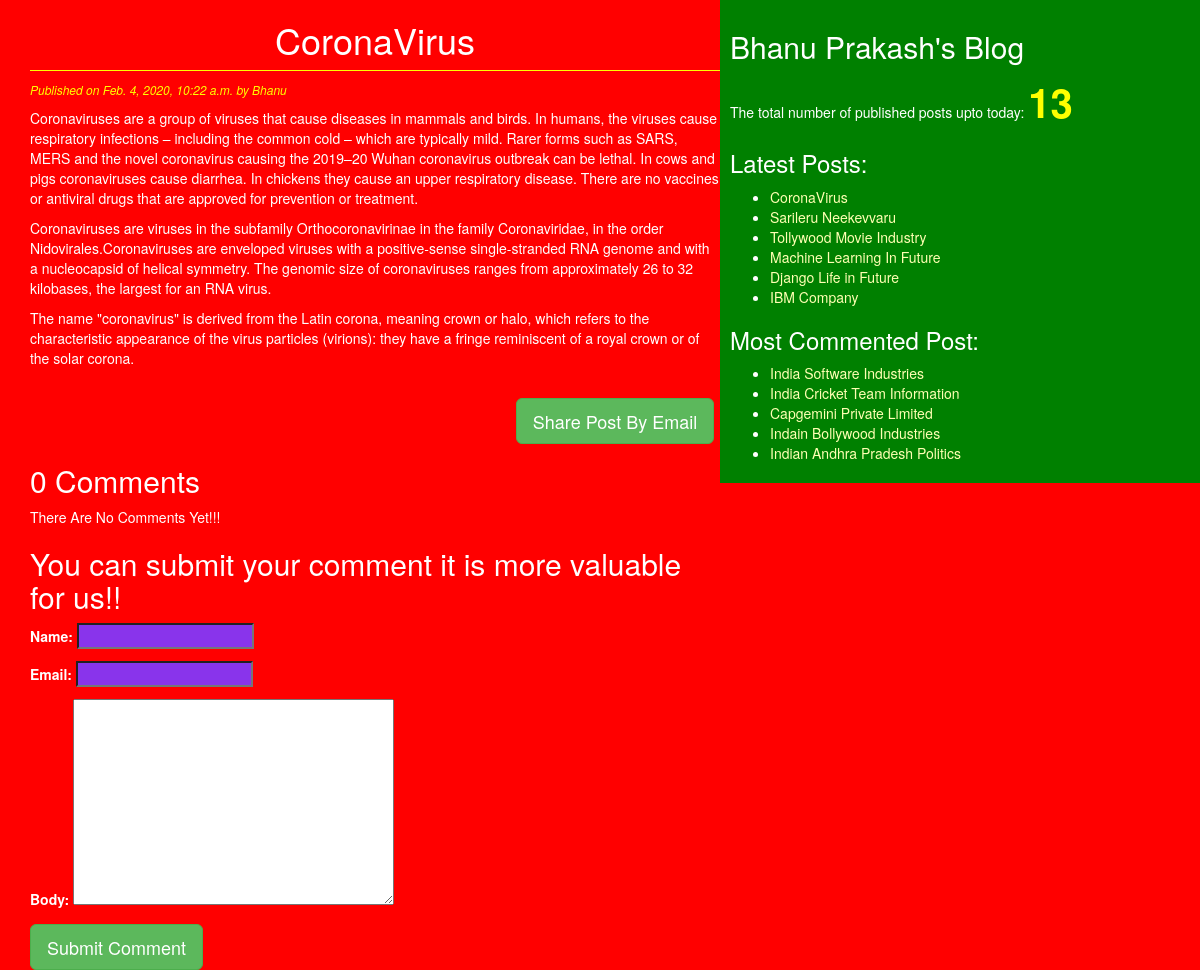
/2020/02/04/coronavirus/, run on the app's committed database.
### blogproject1/models.py (models this page shows, shortened)
class Post(models.Model):
    STATUS_CHOICES=(('draft','Draft')),(('published','Published'))
    title=models.CharField(max_length=256)
    slug=models.SlugField(max_length=264,unique_for_date='published')
    author=models.ForeignKey(User,related_name='blog_posts',on_delete=models.PROTECT)
    body=models.TextField()
    published=models.DateTimeField(default=timezone.now)
    created=models.DateTimeField(auto_now_add=True)
    updated=models.DateTimeField(auto_now=True)
    status=models.CharField(max_length=10,choices=STATUS_CHOICES,default='draft')
    objects = CustomManager()
    tags=TaggableManager()
    class Meta:
        ordering = ('published',)
    def get_absolute_url(self):
        return reverse('post_detail',args=[self.published.year,self.published.strftime('%m'),self.published.strftime('%d'),self.slug])

### blogproject1/views.py (the view)
# urls.py: re_path(r'^(?P<year>\d{4})/(?P<month>\d{2})/(?P<day>\d{2})/(?P<post>[-\w]+)/$', views.post_detail_view, name='post_detail'),
def post_detail_view(request,year,month,day,post):
    post=get_object_or_404(Post,slug=post,
    status='published',
    published__year=year,
    published__month=month,
    published__day=day)
    comments=post.comments.filter(active=True)
    csubmit=False
    if request.method=='POST':
        form=CommentForm(request.POST)
        if form.is_valid():
            new_comment=form.save(commit=False)
            new_comment.post=post
            new_comment.save()
            csubmit=True
    else:
        form=CommentForm()
    return render(request,'blogproject1/post_detail.html',{'post':post,'form':form,'csubmit':csubmit,'comments':comments})

### blogproject1/forms.py
class CommentForm(forms.ModelForm):
    class Meta:
        model = Comment
        fields = ('name', 'email', 'body')

### blogproject1/models.py (called while the page is built)
    def get_queryset(self):
        return super().get_queryset().filter(status='published')

### blogproject1/templatetags/blogproject1_tags.py (called while the page is built)
@register.simple_tag(name='my_tag')
def total_posts():
    return Post.objects.count()

@register.inclusion_tag('blogproject1/latest_post123.html')
def show_latest_posts(count=4):
    latest_posts=Post.objects.order_by('-published')[:count]
    return {'latest_posts':latest_posts}

@register.simple_tag
def get_most_commented_posts(count=5):
    return Post.objects.annotate(total_comments=Count('comments')).order_by('-total_comments')[:count]

### templates/blogproject1/post_detail.html (shortened to what this page needs)
{% extends 'blogproject1/base.html' %}
{% block content_block %}
<h1>{{post.title}}</h1>
<p id='date'>Published on {{post.published}} by {{post.author|title}}</p>
{{post.body|linebreaks}}<br>
<div class="container", align='center'>
  <a href="/{{post.id}}/share" class='btn btn-lg btn-success'>Share Post By Email</a>
</div>
{% with comments.count as comments_count %}
<h2>{{comments_count}} Comment{{comments_count|pluralize }} </h2>
{%endwith%}
{% if comments %}
{% for comment in comments %}
  <p id='ch'>Comment {{forloop.count}} by {{comment.name}} on {{comment.created}}</p>
  <div class="cd">
    {{comment.body|linebreaks}}
  </div>
{% endfor%}
<hr>
{% else %}
<p>There Are No Comments Yet!!! </p>
{% endif %}
{% if csubmit%}
<h2>Your Comment Added Successfully </h2>
{% else %}
<h2>You can submit your comment it is more valuable for us!!</h2>
<form method="post">
   {{form.as_p}}
   <input type="submit" name="" value="Submit Comment" class='btn btn-lg btn-success'>
</form>
{% endif %}
{% endblock %}

### templates/blogproject1/base.html (shortened to what this page needs)
<!DOCTYPE html>
{% load static %}
{% load blogproject1_tags %}
<html lang="en" dir="ltr">
  <head>
    <link rel="stylesheet" href="https://maxcdn.bootstrapcdn.com/bootstrap/3.3.7/css/bootstrap.min.css"
>
    <link rel="stylesheet"  href= "{%static "css/blogproject1.css" %}">
  </head>
  <body>
<div class="content">
{% block content_block %}{% endblock %}
</div>
<div class="sidebar">
  <h2>Bhanu Prakash's Blog</h2>
  <p>The total number of published posts upto today: <span id='pcount'>{% my_tag %}</span> </p>
  <h3>Latest Posts:</h3>{% show_latest_posts 6 %}
  <h3>Most Commented Post:</h3>
  {% get_most_commented_posts as most_commented_posts %}
  <ul>
    {% for post in most_commented_posts %}
     <li><a href="{{post.get_absolute_url}}">{{post.title}}</a></li>
     {% endfor %}
  </ul>
</div>
  </body>
</html>

### templates/blogproject1/latest_post123.html (shortened to what this page needs)
<ul>
  {% for post in latest_posts %}
  <li><a href="{{post.get_absolute_url}}">{{post.title}}</a></li>
  {% endfor %}
</ul>

### static/css/blogproject1.css (style rules this page uses)
.content { width: 60%; float: left; padding: 0 0 0 30px; background: red; }
.sidebar { width: 40%; float: right; padding: 10px; background: green; height: 100%; }
h1 { color: white; text-align: center; border-bottom: 1px solid yellow; padding-bottom: 10px; }
#date { color: yellow; font-size: 12px; font-style: italic; }
body { color: white; background: red; }
#pcount { font-size: 40px; color: yellow; font-weight: bold; }
a { color: #ffffb3; }
input { background: #8934eb; color: white; }

### data on the page
Post: title "CoronaVirus", published "Feb. 4, 2020, 10:22 a.m.", author "Bhanu", body "Coronaviruses are a group of viruses that cause diseases in mammals and birds. In humans, the viruses cause respiratory infections – including the common cold – which are typically mild. Rarer forms such as SARS, MERS and the novel coronavirus causing the 2019–20 Wuhan coronavirus outbreak can be lethal. In cows and pigs coronaviruses cause diarrhea. In chickens they cause an upper respiratory disease. There are no vaccines or antiviral drugs that are approved for prevention or treatment. Coronaviruses are viruses in the subfamily Orthocoronavirinae in the family Coronaviridae, in the order Nidovirales.Coronaviruses are enveloped viruses with a positive-sense single-stranded RNA genome and…"
Post: title "Sarileru Neekevvaru"
Post: title "Tollywood Movie Industry"
Post: title "Machine Learning In Future"
Post: title "Django Life in Future"
Post: title "IBM Company"
Post: title "India Software Industries"
Post: title "India Cricket Team Information"
Post: title "Capgemini Private Limited"
Post: title "Indain Bollywood Industries"
Post: title "Indian Andhra Pradesh Politics"

### other printed values
{{ comments_count }} "0"
